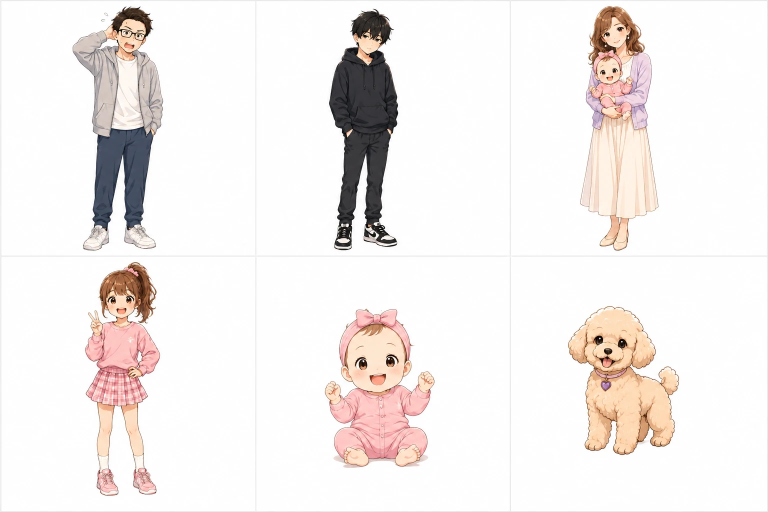
#> input picture assets/characters_sheet.webp, 1536 x 1024 px (shown at 1/2 size)
$ python -i background.py   (imports and definitions only)
#> lines starting #> are read from the running program, lines starting #| are printed output that depends on the picture
#> further down, picture is the input picture: PIL image 1536x1024 RGB; mean R, G, B 242.8, 238, 236
"""ジブリ風の水彩タッチ背景（2026年・東京都内マンションのリビング）を手続き的に描く。"""
import math
import random
from pathlib import Path

import numpy as np
from PIL import Image, ImageChops, ImageDraw, ImageFilter

W, H = 1080, 1920
FLOOR_Y = 1330
ROOT = Path(__file__).resolve().parent.parent


# [10 lines left out: functions vgrad, soft_layer, not called in this run]


def paper_texture(img, strength=10, seed=1):
#> called with strength = 10, seed = 1
    rng = np.random.default_rng(seed)
    n = rng.normal(0, 1, (img.height // 4, img.width // 4))
    n = Image.fromarray(((n - n.min()) / (n.max() - n.min()) * 255).astype(np.uint8)).resize(img.size, Image.BICUBIC)
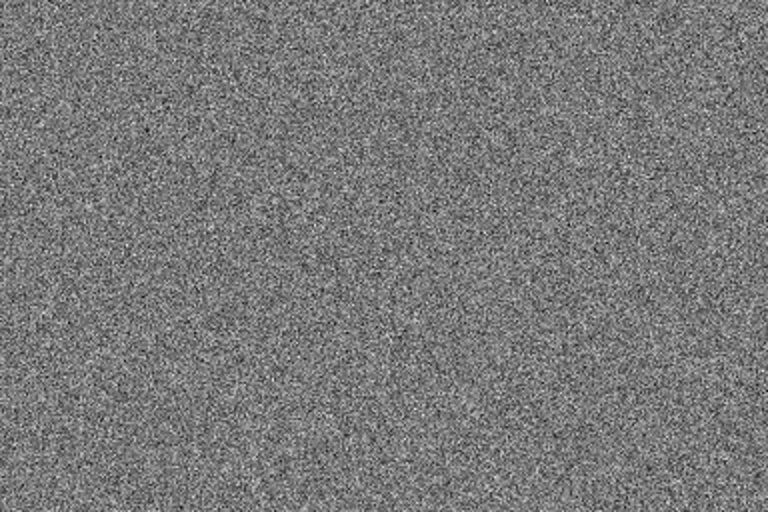
#> n: PIL image 1536x1024 L (shown at 1/2 size); min 2, max 251, mean 121.2
    n = np.asarray(n.filter(ImageFilter.GaussianBlur(2)), float) / 255 - 0.5
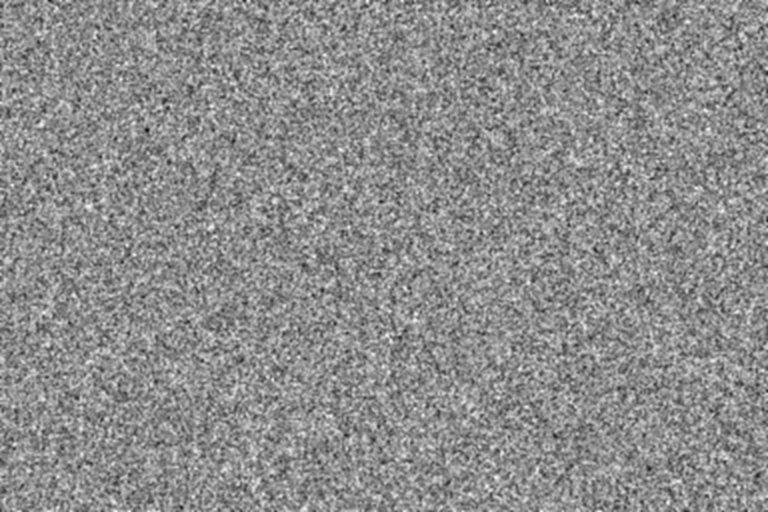
#> n: shape (1024, 1536) float64 (shown at 1/2 size); min -0.335, max 0.225, mean -0.0248; drawn with min black and max white
    fine = rng.normal(0, 0.5, (img.height, img.width))
    a = np.asarray(img.convert("RGB"), float)
    a += (n * strength * 2 + fine * strength * 0.4)[:, :, None]
    return Image.fromarray(np.clip(a, 0, 255).astype(np.uint8))


# [173 lines left out: functions cumulus, sky_view, monstera, draw_sofa, living_room, build, not called in this run]


# [2 lines not run here, left out]


# ---------------------------------------------------------------- 団欒シーン用の前景
CS = 2  # シーンキャンバスは出力の2倍解像度で描く


def _s(*v):
    return [x * CS for x in v]


# [72 lines left out: functions kotatsu, sofa_layers, not called in this run]

>>> from PIL import Image
>>> picture = Image.open('../assets/characters_sheet.webp')
>>> result = paper_texture(picture)
